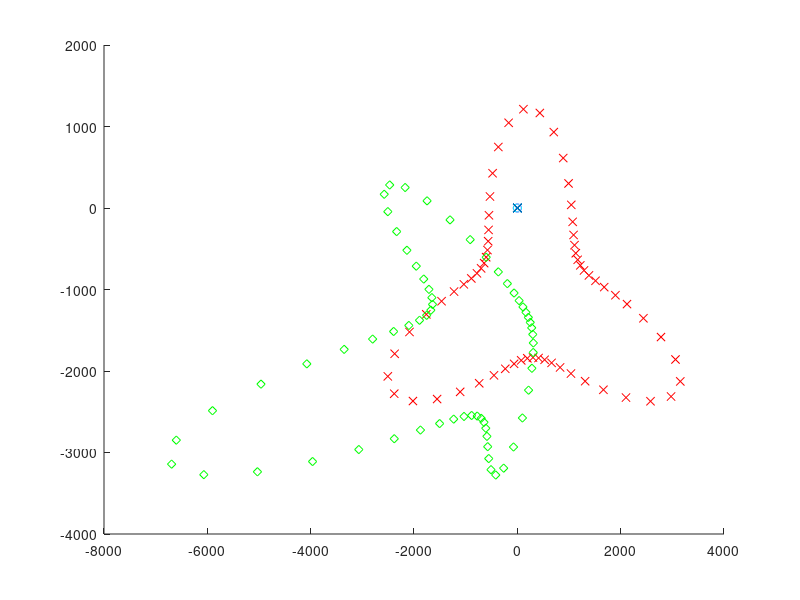
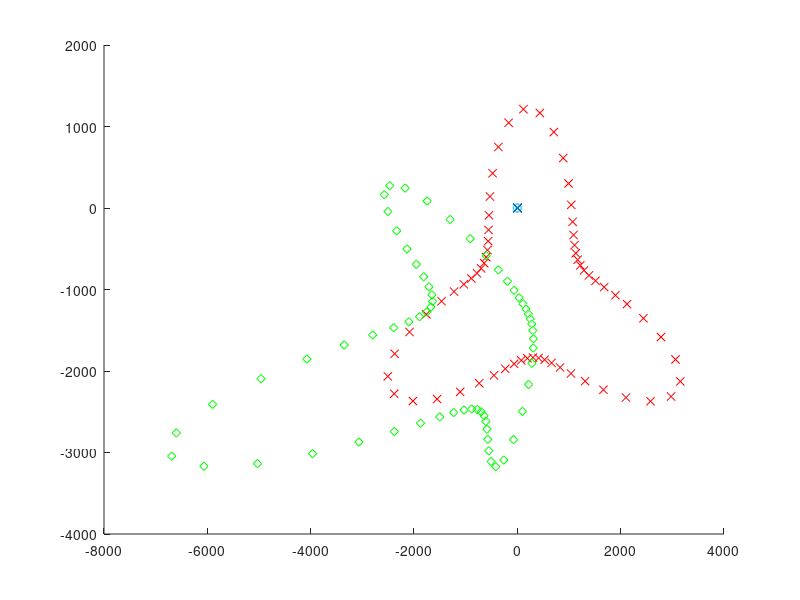

Source code (MATLAB) for these figures, in order: (Note: this script raises an error after producing the figures.)
%% Functions
Rx = @(theta) [ 1 0           0
                0 cos(theta) -sin(theta)
                0 sin(theta)  cos(theta) ]
            
Ry = @(theta) [ cos(theta) 0  sin(theta)
                0          1  0
               -sin(theta) 0  cos(theta) ]
           
Rz = @(theta) [ cos(theta) -sin(theta) 0  
                sin(theta)  cos(theta) 0
                0           0          1 ]
            
cameraCenter = @(R,t) -R'*t
cameraToWorld = @(R,t) [R' -R'*t; 0 0 0 1]
            
%% Definitions
t1 = [0 0 0]';
R1 = eye(3);
t2 = -[1 0 0]';
R2 = Rx(0.25)
%K = eye(3);

K = [3217.328669180762, -78.606641008226180, 289.8672403229193,
     0,					2292.424143977958,  -1070.516234777778,
     0,					0,					1]

C1 = K*[eye(3) zeros(3,1)]
C2 = K*[R2 t2]

%% 3D points

p3D = [-1 -1  2
       -1  1  2
        1 -1  2
        1  1  2
        0  1  2
        0  3  2
        2  1  2
        2  3  2]

% sine
x = -1:0.1:3.1;
p3D = [x;sin(3.1*x);sin(x)+2]';

% circle
x = 0:0.1:(2*pi)
p3D = [cos(x)' sin(x)' (2+1*sin(3*x))'];

p3DHom = [p3D ones(length(p3D),1)];
    
%% Visualize

n1 = cameraCenter(R1,t1)
n2 = cameraCenter(R2,t2)

figure(1); clf; hold on;
plot3(p3D(:,1), p3D(:,2), p3D(:,3), 'x');
plot3(n1(1), n1(2), n1(3), 'om');
plot3(n2(1), n2(2), n2(3), 'oc');

%% Image plane coordinates

p1Hom = (C1*p3DHom')'
p1 = [p1Hom(:,1) p1Hom(:,2)]./[p1Hom(:,3) p1Hom(:,3)]   % Inhomogenous
p2Hom = (C2*p3DHom')'
p2 = [p2Hom(:,1) p2Hom(:,2)]./[p2Hom(:,3) p2Hom(:,3)]   % Inhomogenous

figure(1); clf; hold on;
plot3(p3D(:,1), p3D(:,2), p3D(:,3), 'x');
plot3(p1(:,1), p1(:,2), zeros(size(p1(:,1))), 'xr');
plot3(p2(:,1), p2(:,2), zeros(size(p2(:,1))), 'dg');
plot3(n1(1), n1(2), n1(3), 'om');
plot3(n2(1), n2(2), n2(3), 'oc');

imagePair1 = [p1 p2]    % p1,p2 are image coordinate pairs

%% Adjust image planes to World 

p1Hom = (C1*p3DHom')'
%p1 = [p1Hom(:,1) p1Hom(:,2) p1Hom(:,3)]./[p1Hom(:,3) p1Hom(:,3) p1Hom(:,3)]
p1Camera = [p1 ones(length(p1), 2)]
C1tw = cameraToWorld(R1, t1)

p2Hom = (C2*p3DHom')'
%p2 = [p2Hom(:,1) p2Hom(:,2) p2Hom(:,3)]./[p2Hom(:,3) p2Hom(:,3) p2Hom(:,3)]
p2Camera = [p2 ones(length(p2), 2)]
C2tw = cameraToWorld(R2, t2)

p2World = C2tw*p2Camera'
p1World = C1tw*p1Camera'

figure(2); clf; hold on;
plot3(p3D(:,1), p3D(:,2), p3D(:,3), 'x');
plot3(p1World(1,:), p1World(2,:), p1World(3,:), 'xr');
plot3(p2World(1,:), p2World(2,:), p2World(3,:), 'dg');
plot3(n1(1), n1(2), n1(3), 'om');
plot3(n2(1), n2(2), n2(3), 'oc');

%% Triangulate points - (verification)

% Linear
disp('linear)');
p3D_Hom = [];
for n = 1:length(p1Hom)
    p3D_Hom = [p3D_Hom; triangulate_linear(C1,C2,p1Hom(n,:),p2Hom(n,:))'];
end
p3D_ = [p3D_Hom(:,1) p3D_Hom(:,2) p3D_Hom(:,3) ]./[p3D_Hom(:,4) p3D_Hom(:,4) p3D_Hom(:,4)]   % Inhomogenous

diff = p3D-p3D_
diff_norm = norm(diff)


%% F, E

F = fmatrix_stls(p1,p2)
E = K'*F*K

Ferror = 0;
F1error = 0;
% Calculate F error
for i = 1:length(p1)
    Ferror = Ferror + abs(p1(i,:)*F*p2(i,:)');
end

Ferror

%% Extract R and t from E

W = [ 0 1 0;
     -1 0 0;
      0 0 1];
  
[U S V] = svd(E);
t = V(:,3);


%% Save to file

fid = fopen('data_test_1.alx','wt');
fprintf(fid,'# Correspondances for each imagepair in sequnce\n');
fprintf(fid,'# Imagepair 1\n');
for n = 1:length(imagePair1)
   fprintf(fid,'p %0.4f %0.4f %0.4f %0.4f\n',imagePair1(n,1),imagePair1(n,2),imagePair1(n,3),imagePair1(n,4)); 
end
fprintf(fid,'# Partly Done\n');
fclose(fid);


%% --------------------------------------
%% Multiple cameras
%% --------------------------------------

%% Definitions
t1 = [0 0 0]';
R1 = eye(3);

t2 = -[1 0 0]';
R2 = Rx(0.1);

t2 = -[1 1 0]';
R2 = Rx(0.2);

K = eye(3);

C1 = K*[eye(3) zeros(3,1)]
C2 = K*[R2 t2]       